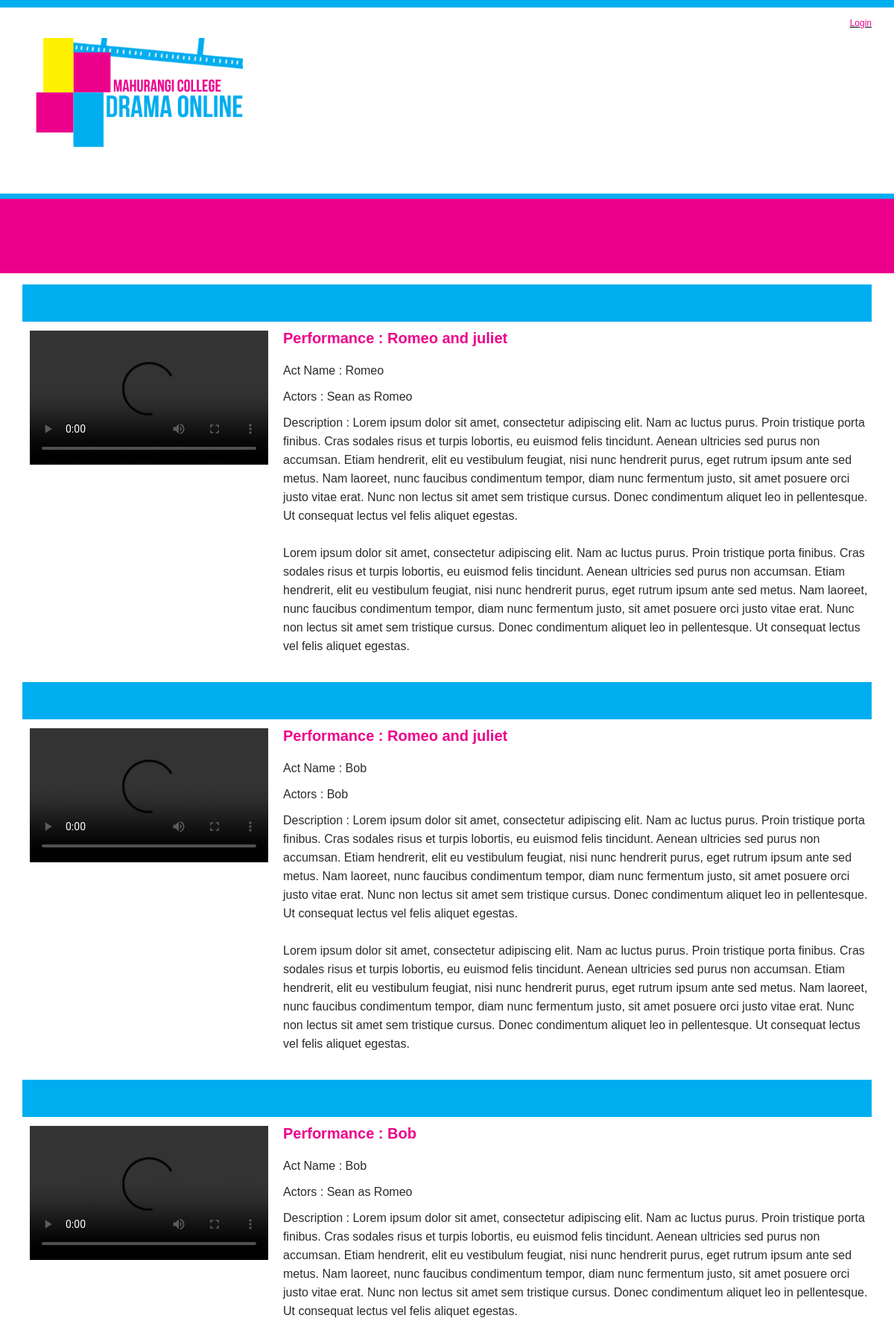
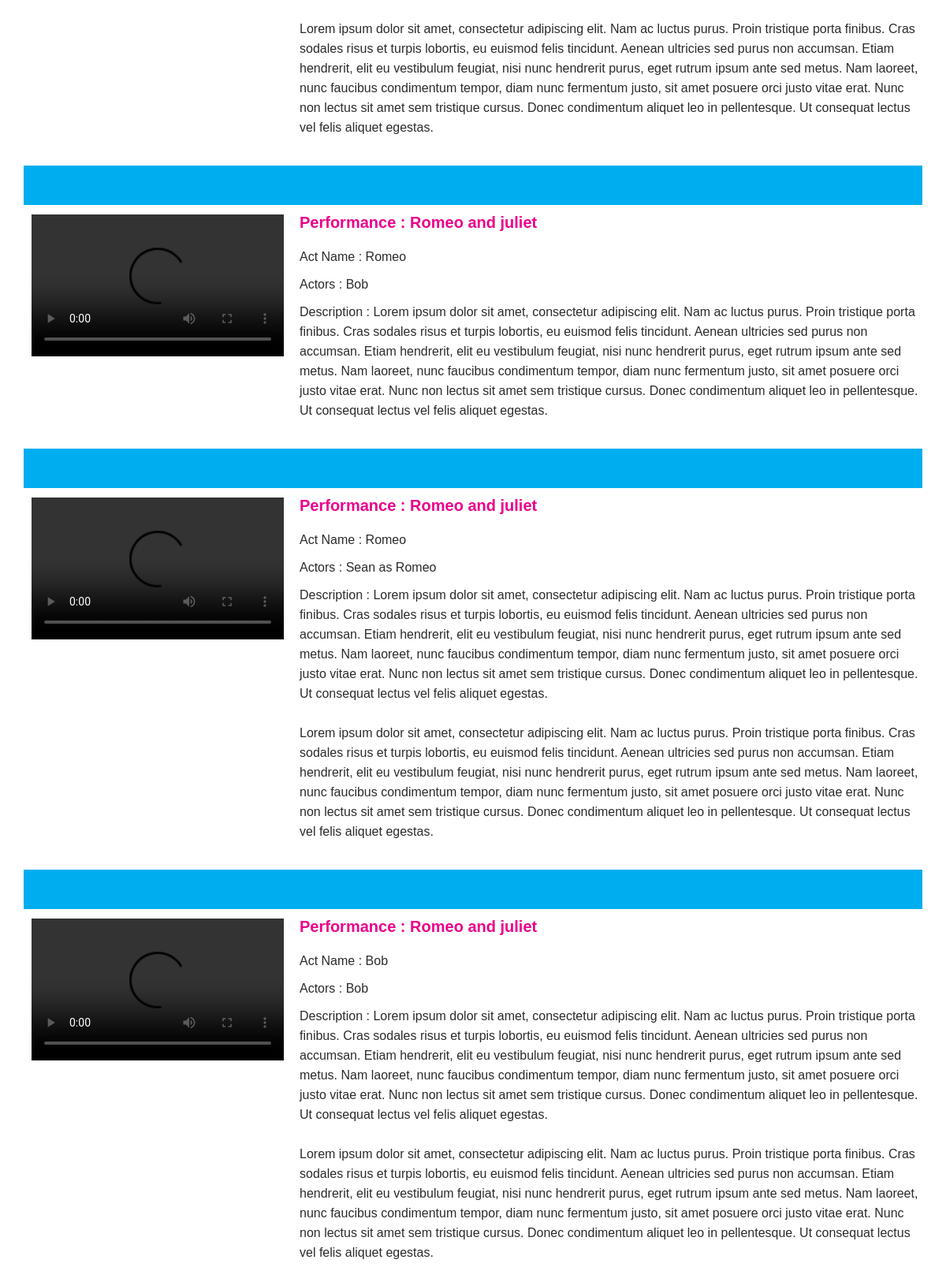
The app's page /Files/students.php (upper part) with its own data (2 pictures, top to bottom).
### tables this page shows
CREATE TABLE IF NOT EXISTS `posts` (
  `id` int(6) NOT NULL,
  `cat_id` int(3) NOT NULL,
  `title` varchar(255) NOT NULL,
  `act` varchar(100) NOT NULL,
  `characters` varchar(100) NOT NULL,
  `contents` varchar(2000) NOT NULL,
  `videoname` varchar(50) NOT NULL,
  `date_posted` datetime NOT NULL
);

### Files/blog/resources/functions/blog.php (called while the page is built, shortened)
<?php
function get_posts($id = null, $cat_id = null){
    $posts = array();
    $query = "SELECT
              `posts`.`id` AS `post_id` ,
               `categories`.`id` AS `category_id`,
               `title`,`act`,`characters`,`contents`,`videoname`,`date_posted`,
               `categories`.`name`
               FROM `posts`
               INNER JOIN `categories` ON `categories`.`id` = `posts`.`cat_id` " ;
    $query .= "ORDER BY `post_id` DESC";
    $query = mysql_query($query);
    while($row = mysql_fetch_assoc($query)){
    $posts[] = $row;
   }
   return $posts;
}

### Files/students.php (the view, shortened to what this page needs)
<?php
$posts = get_posts(null,$_GET['id']);
?>
<?php $output = $_GET['id']; ?>
<!DOCTYPE html>
<html lang="en">
	<head>
		<link rel="stylesheet" href="css/html5reset.css" type="text/css" media="screen" />
		<link rel="stylesheet" href="css/col.css" type="text/css" media="screen" />
		<link rel="stylesheet" href="css/3cols.css" type="text/css" media="screen" />
		<link rel="stylesheet" href="css/style.css" type="text/css" media="screen" />
		<link rel="stylesheet" type="text/css" href="http://code.ionicframework.com/ionicons/2.0.1/css/ionicons.min.css">
	</head>
	<body>
		<div class="page_container">
			<div class="header_container">
				<div class="wrapper">
					<div class="section group">
						<div class="login-link"><a href="login.php">Login</a></div>
						<header class="col span_1_of_3">
							<div class="logo">
								<img src="images/logo.png" alt="logo.png" />
							</div>
						</header>
						<nav class="col span_2_of_3">
						<div id="nav-box">
							<div class="cf">
								<div class="navigation">
									<nav>
										<a href="javascript:void(0)" class="smobitrigger ion-navicon-round"><span>Menu</span></a>
									</nav>
								</div>
							</div>
						</div>
						</nav>
					</div>
				</div>
			</div>
			<section class="page-subheader-lol"><?php if ($output == 1) { ?>
<h1><?php echo "Level 1"; ?> Performances</h1>
<?php } ?>
<?php if ($output == 3) { ?>
<h1><?php echo "Level 3"; ?> Performances</h1>
<?php } ?></section>
	<section id="main_content_container">
			<div class="wrapper">
	 		<?php
				foreach($posts as $post){
			?>
	<div class="line-breaker"></div>
	<div class="dramacontainer">
		<div class="videocon">
		<a href="blog/images/<?php echo $post['videoname']; ?>" class="html5lightbox" data-width="1280" data-height="720" >
			<video width="426" height="240" controls>
				<source src="blog/images/<?php echo $post['videoname']; ?>" type="video/mp4">
			</video>
		</a>
		</div>
		<div id="text-display">
			<div class="playheader"><h2>Performance : <?php echo $post['title']; ?></h2></div><br>
				<div class="act-name"><p>Act Name : <?php echo $post['act']; ?></p></div>
			<div class="actors"><p>Actors : <?php echo $post['characters']; ?></p></div>
		<div class="contents" align="left"><p>Description : <?php echo nl2br($post['contents']); ?></p></div><br>
		</div>
		 <?php
     }
     ?>
	</div>
			</div>
	</section>
		</div>
	</body>
</html>

### Files/css/col.css (style rules this page uses)
.section { clear: both; padding: 0px; margin: 0px; }
.group:before, .group:after { content:""; display:table; }
.group:after { clear:both; }
.group { zoom:1; }
.col { display: block; float:left; margin: 1% 0 1% 1.6%; }

### Files/css/style.css (style rules this page uses)
body { background-color: #fff; background-repeat: repeat-x; font-family: 'Open Sans', sans-serif; }
p { margin: 5px 0; line-height: 25px; }
p { color: #2b2b2b; }
h1, h2, h3 { color: #fff; }
a { text-decoration: none; color: #ec008b; }
img { width: 100%; }
.page_container { width: 100%; position: relative; text-align: left; }
.header_container { height: 270px; background: url("../images/header.PNG"); width: 100%; }
.wrapper { width: 75%; margin: auto; clear: both; overflow: hidden; }
header { max-width: 278px; }
.logo { float: left; margin-left: 0px; margin-top: 40px; }
.page-subheader-lol { width: 100%; height: 100px; background-color: #ec008b; margin-top: -3px; text-align: center; }
.login-link { float: right; margin-top: 25px; text-decoration: underline; font-size: 12px; margin-bottom: -25px; }
.contents { word-wrap: break-word; margin-top: 10px; }
.dramacontainer { width: 100%; height: auto; background-color: ; margin-top: 80px; padding-top: 2px; margin-bottom: 50px; }
.videocon { width: 320px; height: 180px; background-color: black; margin-left: 10px; margin-top: 10px; }
.videocon video { width: 320px; height: 180px; }
.playheader { margin-top: -200px; }
.playheader h2 { color: #ec008b; font-size: 20px; }
.actors { margin-top: 10px; }
.line-breaker { width: 100%; height: 50px; background-color: #00adef; margin-bottom: -80px; margin-top: 15px; }
#text-display { margin-left: 350px; color: #2b2b2b; margin-top: 20px; }
#nav-box { float: right; margin-top: 100px; }
#main_content_container { background-color: #fff; }
.span_2_of_3 { width: 66.13%; }
.span_1_of_3 { width: 32.26%; }
@media only screen and (max-width: 1200px) { .span_2_of_3 { width: 100%; } }
@media only screen and (max-width: 1200px) { .span_1_of_3 { width: 100%; } }
@media only screen and (max-width: 1200px) { .wrapper { width: 95%; } }
html { margin: 0px; padding: 0px; font-family: 'Source Sans Pro', sans-serif; box-sizing: border-box; }
*, *:before, *:after { box-sizing: inherit; }
.cf:before, .cf:after { content: " "; display: table; }
.cf:after { clear: both; }
.cf { *zoom: 1; }
body { margin: 0px; padding: 0px; font-family: 'Source Sans Pro', sans-serif; }
.smobitrigger, .mnuclose { display: none; }
.cf { background: ; }
.navigation { float: left; }
@media all and (max-width : 1200px) { #nav-box { float: right; margin-top: -120px; margin-right: 10px; } }
@media all and (max-width : 1200px) { .navigation { float: right; } }
@media all and (max-width : 1200px) { .smobitrigger, .mnuclose { display: inline-block; } }
@media all and (max-width : 1200px) { .smobitrigger { color: #00adef; font-size: 30px; line-height: 1px; padding: 10px; } }

### records on screen
posts: title "Romeo and juliet", act "Romeo", characters "Sean as Romeo", contents "Lorem ipsum dolor sit amet, consectetur adipiscing elit. Nam ac luctus purus. Proin tristique porta finibus. Cras sodales risus et turpis lobortis, eu euismod felis tincidunt. Aenean ultricies sed purus non accumsan. Etiam hendrerit, elit eu vestibulum feugiat, nisi nunc hendrerit purus, eget rutrum ipsum ante sed metus. Nam laoreet, nunc faucibus condimentum tempor, diam nunc fermentum justo, sit amet posuere orci justo vitae erat. Nunc non lectus sit amet sem tristique cursus. Donec condimentum aliquet leo in pellentesque. Ut consequat lectus vel felis aliquet egestas. Lorem ipsum dolor sit amet, consectetur adipiscing elit. Nam ac luctus purus. Proin tristique porta finibus. Cras sodales…"
posts: title "Romeo and juliet", act "Bob", characters "Bob", contents "Lorem ipsum dolor sit amet, consectetur adipiscing elit. Nam ac luctus purus. Proin tristique porta finibus. Cras sodales risus et turpis lobortis, eu euismod felis tincidunt. Aenean ultricies sed purus non accumsan. Etiam hendrerit, elit eu vestibulum feugiat, nisi nunc hendrerit purus, eget rutrum ipsum ante sed metus. Nam laoreet, nunc faucibus condimentum tempor, diam nunc fermentum justo, sit amet posuere orci justo vitae erat. Nunc non lectus sit amet sem tristique cursus. Donec condimentum aliquet leo in pellentesque. Ut consequat lectus vel felis aliquet egestas. Lorem ipsum dolor sit amet, consectetur adipiscing elit. Nam ac luctus purus. Proin tristique porta finibus. Cras sodales…"
posts: title "Bob", act "Bob", characters "Sean as Romeo", contents "Lorem ipsum dolor sit amet, consectetur adipiscing elit. Nam ac luctus purus. Proin tristique porta finibus. Cras sodales risus et turpis lobortis, eu euismod felis tincidunt. Aenean ultricies sed purus non accumsan. Etiam hendrerit, elit eu vestibulum feugiat, nisi nunc hendrerit purus, eget rutrum ipsum ante sed metus. Nam laoreet, nunc faucibus condimentum tempor, diam nunc fermentum justo, sit amet posuere orci justo vitae erat. Nunc non lectus sit amet sem tristique cursus. Donec condimentum aliquet leo in pellentesque. Ut consequat lectus vel felis aliquet egestas. Lorem ipsum dolor sit amet, consectetur adipiscing elit. Nam ac luctus purus. Proin tristique porta finibus. Cras sodales…"
posts: title "Romeo and juliet", act "Romeo", characters "Bob", contents "Lorem ipsum dolor sit amet, consectetur adipiscing elit. Nam ac luctus purus. Proin tristique porta finibus. Cras sodales risus et turpis lobortis, eu euismod felis tincidunt. Aenean ultricies sed purus non accumsan. Etiam hendrerit, elit eu vestibulum feugiat, nisi nunc hendrerit purus, eget rutrum ipsum ante sed metus. Nam laoreet, nunc faucibus condimentum tempor, diam nunc fermentum justo, sit amet posuere orci justo vitae erat. Nunc non lectus sit amet sem tristique cursus. Donec condimentum aliquet leo in pellentesque. Ut consequat lectus vel felis aliquet egestas."
posts: title "Romeo and juliet", act "Romeo", characters "Sean as Romeo", contents "Lorem ipsum dolor sit amet, consectetur adipiscing elit. Nam ac luctus purus. Proin tristique porta finibus. Cras sodales risus et turpis lobortis, eu euismod felis tincidunt. Aenean ultricies sed purus non accumsan. Etiam hendrerit, elit eu vestibulum feugiat, nisi nunc hendrerit purus, eget rutrum ipsum ante sed metus. Nam laoreet, nunc faucibus condimentum tempor, diam nunc fermentum justo, sit amet posuere orci justo vitae erat. Nunc non lectus sit amet sem tristique cursus. Donec condimentum aliquet leo in pellentesque. Ut consequat lectus vel felis aliquet egestas. Lorem ipsum dolor sit amet, consectetur adipiscing elit. Nam ac luctus purus. Proin tristique porta finibus. Cras sodales…"
posts: title "Romeo and juliet", act "Bob", characters "Bob", contents "Lorem ipsum dolor sit amet, consectetur adipiscing elit. Nam ac luctus purus. Proin tristique porta finibus. Cras sodales risus et turpis lobortis, eu euismod felis tincidunt. Aenean ultricies sed purus non accumsan. Etiam hendrerit, elit eu vestibulum feugiat, nisi nunc hendrerit purus, eget rutrum ipsum ante sed metus. Nam laoreet, nunc faucibus condimentum tempor, diam nunc fermentum justo, sit amet posuere orci justo vitae erat. Nunc non lectus sit amet sem tristique cursus. Donec condimentum aliquet leo in pellentesque. Ut consequat lectus vel felis aliquet egestas. Lorem ipsum dolor sit amet, consectetur adipiscing elit. Nam ac luctus purus. Proin tristique porta finibus. Cras sodales…"
